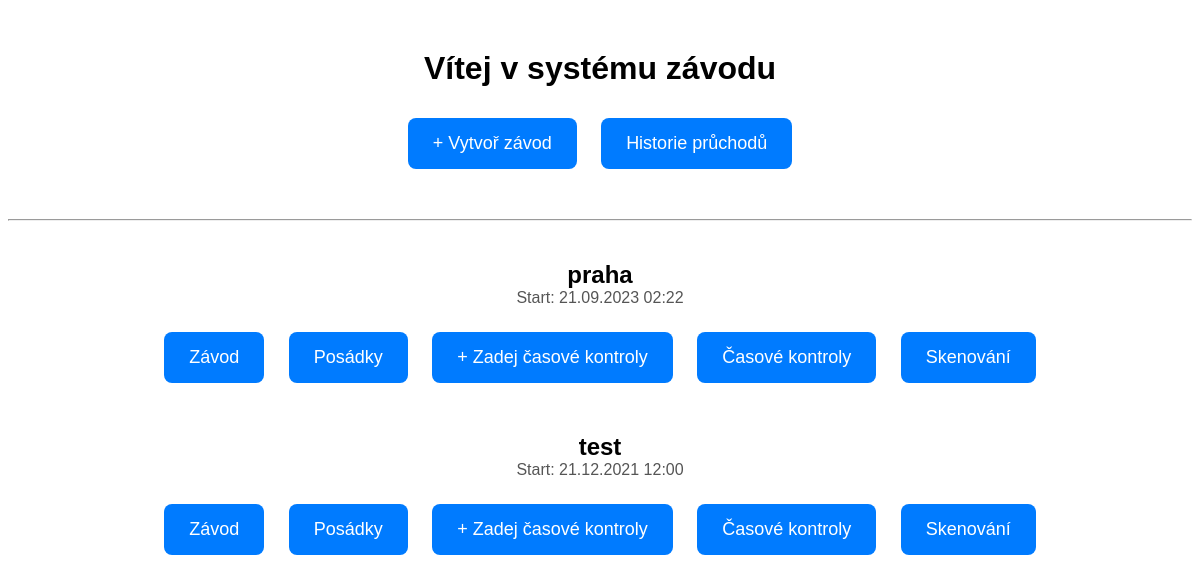
The app's page /, older data.
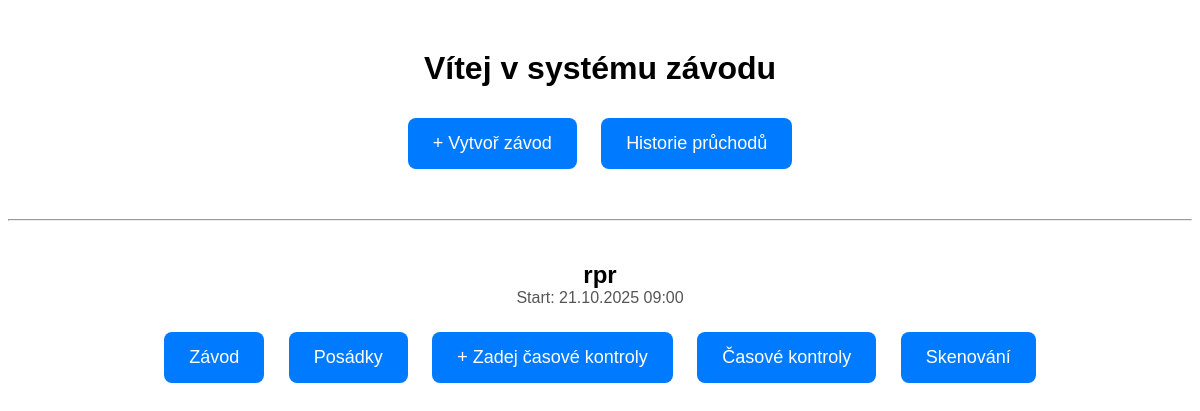
The same page, newer data.
### app.py (models this page shows)
class Race(db.Model):
    id = db.Column(db.Integer, primary_key=True)
    name = db.Column(db.String(100))
    start_time = db.Column(db.DateTime)
    crew_interval = db.Column(db.Integer)  # v minutách
    crews = db.relationship('Crew', backref='race', lazy=True)
    checkpoints = db.relationship('Checkpoint', backref='race', lazy=True)

### app.py (the view)
@app.route("/")
def index():
    races = Race.query.order_by(Race.start_time.desc()).all()
    return render_template("index.html", races=races)

### templates/index.html (shortened to what this page needs)
<!DOCTYPE html>
<html lang="cs">
<head>
</head>
<body>
    <h1>Vítej v systému závodu</h1>
    <a href="{{ url_for('create_race') }}" class="button">+ Vytvoř závod</a>
    <a href="{{ url_for('history') }}" class="button">Historie průchodů</a>
    <hr style="margin: 40px 0;">
    {% if races %}
        {% for race in races %}
            <div class="race-block">
                <div class="race-name">{{ race.name }}</div>
                <div class="race-date">Start: {{ race.start_time.strftime('%d.%m.%Y %H:%M') }}</div>
                <div style="margin-top: 15px;">
                    <a href="{{ url_for('race_detail', race_id=race.id) }}" class="button">Závod</a>
                    <a href="{{ url_for('manage_crews', race_id=race.id) }}" class="button">Posádky</a>
                    <a href="{{ url_for('setup_ideal_times', race_id=race.id) }}" class="button">+ Zadej časové kontroly</a>
                    <a href="{{ url_for('checkpoint_overview', race_id=race.id) }}" class="button">Časové kontroly</a>
                    {% if race.checkpoints %}
                        <a href="{{ url_for('scan_page', checkpoint_id=race.checkpoints[0].id) }}" class="button">Skenování</a>
                    {% else %}
                        <span class="button" style="background-color: gray; cursor: not-allowed;">Skenování</span>
                    {% endif %}
                </div>
            </div>
        {% endfor %}
    {% else %}
        <p>Žádné závody zatím nejsou vytvořeny.</p>
    {% endif %}
</body>
</html>

### templates/index.html (style rules this page uses)
body { font-family: sans-serif; text-align: center; margin-top: 50px; }
.button { display: inline-block; padding: 15px 25px; margin: 10px; font-size: 18px; background-color: #007BFF; color: white; text-decoration: none; border-radius: 8px; }
.race-block { margin-bottom: 40px; }
.race-name { font-size: 24px; font-weight: bold; }
.race-date { color: #555; font-size: 16px; }

Row changes from the older to the newer data that the page shows:
removed Race: name "test", start_time "21.12.2021 12:00"
changed Race: name "praha" → "rpr"; start_time "21.09.2023 02:22" → "21.10.2025 09:00"
